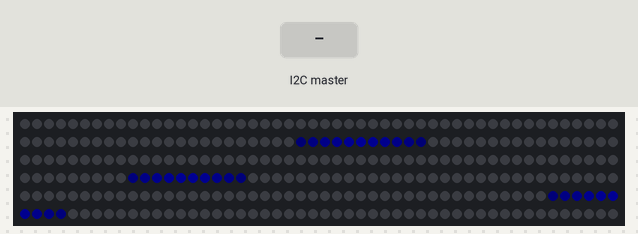
A sketch run on a simulated Arduino Uno, built with avr-gcc and run on an emulated ATmega328P. Parts: 300 RGB LEDs in strip order, left to right, continuing on the next row. Inputs (shaded band) come from the test bench. Dim RGB values are drawn brighter than linear; what the sketch prints to the serial monitor is not drawn.

Above: at 3.9 s.
4.0 s: the I2C master sends "C"
At 8.54 s:
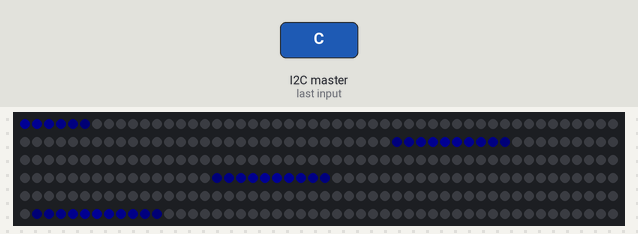
At 9.17 s:
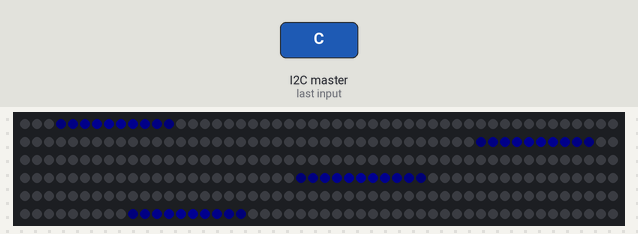
Timing chart, 0 to 10.7 s (numbered marks = the images above; inputs shaded):
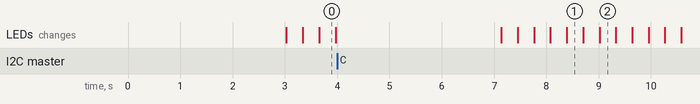

The sketch:

LEDi2C.ino
```cpp
#include <FastLED.h>
#include <Wire.h>

#include <string.h>

#define LED_PIN 5 //data pin for LED.
#define NUM_LEDS 300 //Numebr of LEDS being run on the link
#define BRIGHTNESS 20 //Maximum Brightness for LED
#define LED_TYPE WS2812B
#define COLOR_ORDER GRB
CRGB leds[NUM_LEDS];

#define UPDATES_PER_SECOND 100

#define SPTR_SIZE 20
char *sPtr[SPTR_SIZE];

char *tokenRemainder;

int RGBNum[3];


char *command = "S|#FFA500-#FFA500-#0000FF-#0000FF";  // Initial command to be run

CRGB color[4];

const char delinizerOne[] = "|"; //Token item one

const char delinizerTwo[] = "-"; //Token item two

int speed = 3; // General speed overall

int separateAll(String str, char **p, int size, char *token) {
  Serial.println(str);
  int n;
  char s[160];
  strcpy(s, str.c_str());

  *p++ = strtok(s, token);
  for (n = 1; NULL != (*p++ = strtok(NULL, " ")); n++)
    if (size == n)
      break;

  return n;
}

char StrContains(char *str, char *sfind) {
  char found = 0;
  char index = 0;
  char len;

  len = strlen(str);

  if (strlen(sfind) > len) {
    return 0;
  }
  while (index < len) {
    if (str[index] == sfind[found]) {
      found++;
      if (strlen(sfind) == found) {
        return 1;
      }
    } else {
      found = 0;
    }
    index++;
  }

  return 0;
}

char *separate(char *str, char **p, int size, char *token) {
  char *msg = strtok(str, token);
  Serial.println(msg);
  tokenRemainder = strtok(NULL, " ");
  return msg;
}

CRGBPalette16 currentPalette;
TBlendType currentBlending;

void startup(uint8_t color) {
  fill_solid(currentPalette, 16, CRGB::Black);  //turning all colors black
  for (int i = 0; i < 4; i++) {
    currentPalette[0] = color;
  }
  for (int i = NUM_LEDS; i > 0; i--) {
    FillLEDsFromPaletteColors(i);
    FastLED.show();
    FastLED.delay(1000 / UPDATES_PER_SECOND);
  }
}

void setup() {
  delay(3000);         // power-up safety delay
  Serial.begin(9600);  // begin Serial Input on baud 9600
  Wire.begin(4);       // begin wire transmission between I2C as slave #4
  Wire.onReceive(setLEDS);
  FastLED.addLeds<LED_TYPE, LED_PIN, COLOR_ORDER>(leds, NUM_LEDS).setCorrection(TypicalLEDStrip);
  FastLED.setBrightness(BRIGHTNESS);

  //currentPalette = RainbowColors_p;
  currentBlending = LINEARBLEND;

  startup(CRGB::Blue);
  FastLED.clear();
  delay(1000);
  fill_solid(currentPalette, 16, CRGB::Blue);
  FastLED.show();
  Serial.println(F("Command:"));
  Serial.println(command);
  Serial.println(F("Running LEDS..."));
  runLEDS();
  FastLED.show();
}


void loop() {
  static uint8_t startIndex = 0;
  startIndex = startIndex + 1; /* motion speed */


  FillLEDsFromPaletteColors(startIndex);

  FastLED.show();
  FastLED.delay(1000 / UPDATES_PER_SECOND);
}

void setLEDS() {
  char *newCommand = Wire.read();
  char command = newCommand;
  runLEDS();
}

void changeSpeed(char *setting) {
  separate(setting, sPtr, SPTR_SIZE, ":");
  speed = atoi(separate(tokenRemainder, sPtr, SPTR_SIZE, ":"));
  Serial.println(speed);
}

void runLEDS() {
  // split(command, 2);
  // char f = subStrings[0];
  // Serial.println(f);
  // char p = subStrings[1];
  // Serial.println(p);

  // int N = separate(command, sPtr, SPTR_SIZE, &strData, delinizerOne);
  separateAll(command, sPtr, SPTR_SIZE, delinizerOne);
  // for (int n = 0; n < SPTR_SIZE; n++) {
  //   Serial.println (sPtr [n]);
  // }
  // for (int n = 0; n < N; n++) {
  //   Serial.println(sPtr[n]);
  // }
  Serial.println("Function:");
  Serial.println(sPtr[0]);
  Serial.println("Param:");
  Serial.println(sPtr[1]);
  identifyFunction(sPtr[0], sPtr[1]);
}


void identifyFunction(char *f, char *p) {
  //Serial.println(f);
  if (strcmp(f, "C") == 0) {
    Serial.println("Clearing...");
    clear();
  } else if (strcmp(f, "S") == 0) {
    Serial.println("Solid...");
    solid(p);
  } else if (strcmp(f, "B") == 0) {
    Serial.println("Blink...");
    blink(p);
  } else if (strcmp(f, "T") == 0) {
    Serial.println("Track...");
    track(p);
  } else if (strcmp(f, "R") == 0) {
    Serial.println("Rainbow...");
    rainbow(p);
  }
}


void clear() {
  fill_solid(currentPalette, 16, CRGB::Black);
}

int getRGB(String hexvalue) {
  //Serial.println(hexvalue);
  //String hexvalue = value;
  hexvalue.toUpperCase();

  char c[7];
  hexvalue.toCharArray(c, 8);
  int red = hexcolorToInt(c[1], c[2]);
  int green = hexcolorToInt(c[3], c[4]);
  int blue = hexcolorToInt(c[5], c[6]);
  RGBNum[0] = red;
  RGBNum[1] = green;
  RGBNum[2] = blue;
}

int hexcolorToInt(char upper, char lower) {
  int uVal = (int)upper;
  int lVal = (int)lower;
  uVal = uVal > 64 ? uVal - 55 : uVal - 48;
  uVal = uVal << 4;
  lVal = lVal > 64 ? lVal - 55 : lVal - 48;
  // Serial.println(uVal+lVal);
  return uVal + lVal;
}


void getColors(char *codes) {
  //Serial.println(codes);
  //String lol = String(codes);
  sPtr[0] = separate(codes, sPtr, SPTR_SIZE, delinizerTwo);
  sPtr[1] = separate(tokenRemainder, sPtr, SPTR_SIZE, delinizerTwo);
  sPtr[2] = separate(tokenRemainder, sPtr, SPTR_SIZE, delinizerTwo);
  sPtr[3] = separate(tokenRemainder, sPtr, SPTR_SIZE, delinizerTwo);
  char *hex[4] = { sPtr[0], sPtr[1], sPtr[2], sPtr[3] };
  for (int i = 0; i < 4; i++) {
    if (strlen(hex[i]) > 3) {
      getRGB(String(hex[i]));
      color[i] = CRGB(RGBNum[0], RGBNum[1], RGBNum[2]);
    } else {
      Serial.println(i);
      Serial.println("No Value");
      if (i > 0) {
        color[i] = CRGB(RGBNum[0], RGBNum[1], RGBNum[2]);
      } else {
        color[i] = CRGB(0, 0, 0);
      }
    }
  }
}

void solid(char *p) {
  Serial.println(p);
  clear();
  getColors(p);

  for (int h = 0; h < 4; h++) {
    for (int n = 1; n < 5; n++) {
      currentPalette[(h * 4) + n] = color[h];
    }
  }
  speed = 3;
}

void blink(char *p) {
  clear();
  getColors(p);

  fill_solid(currentPalette, 16, CRGB::Black);
  // and set every fourth one to white.
  for (int i = 0; i < 4; i++) {
    currentPalette[i * 4] = color[i];
  }
  speed = 0;
}

void track(char *p) {
  clear();
  getColors(p);

  fill_solid(currentPalette, 16, CRGB::Black);
  // and set every fourth one to white.
  for (int i = 0; i < 4; i++) {
    currentPalette[i * 4] = color[i];
  }
  speed = 2;
}

void rainbow(char *p) {
  clear();
  getColors(p);
  currentPalette = RainbowStripeColors_p;
  currentBlending = LINEARBLEND;
  speed = 3;
}

void FillLEDsFromPaletteColors(uint8_t colorIndex) {
  uint8_t brightness = 255;

  for (int i = 0; i < NUM_LEDS; i++) {
    leds[i] = ColorFromPalette(currentPalette, colorIndex, brightness, currentBlending);
    colorIndex += speed;
  }
}
```
